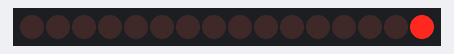
Bench run of a sketch on a simulated Arduino Uno, built with avr-gcc and run on an emulated ATmega328P. On the bench: 16 shift-register outputs drawn as a row of LEDs (first output left, lit = HIGH). Wiring (inferred from the names in the program): 2 × shift register (74HC595): data pin 12; shift clock pin 10; latch pin 11. Wiring (inferred from the signals the program sends): row of LEDs: on Q0, Q1, Q2, Q3, Q4, Q5, Q6, Q7, Q8, Q9, Q10, Q11, Q12, Q13, Q14, Q15.

Above: at 0.15 s.
At 5.06 s:
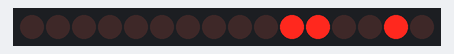
At 10.07 s:
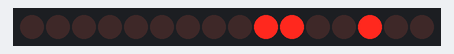
At 19.99 s:
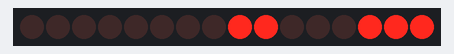
At 29.91 s:
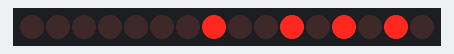
At 39.94 s:
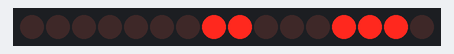
Timing chart, 0 to 40.0 s (numbered marks = the images above):
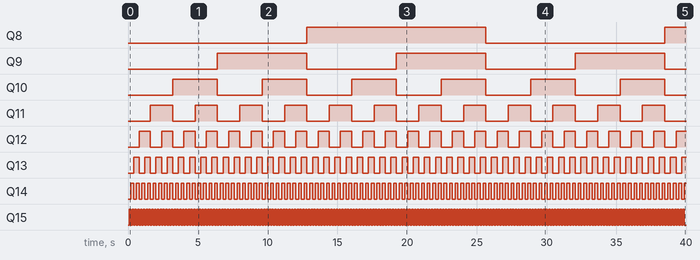

The sketch:

shift-register-test.ino
```cpp
const int DataPin = 12;
const int LatchPin = 11;
const int ShiftPin = 10;

void setup() {
  digitalWrite(DataPin, LOW);
  digitalWrite(LatchPin, LOW);
  digitalWrite(ShiftPin, LOW);

  pinMode(DataPin, OUTPUT);
  pinMode(LatchPin, OUTPUT);
  pinMode(ShiftPin, OUTPUT);

  for (int i=0; i<65536; i++) {
    shiftOut(DataPin, ShiftPin, LSBFIRST, i&0xff);
    shiftOut(DataPin, ShiftPin, LSBFIRST, i>>8);
    digitalWrite(LatchPin, LOW);
    digitalWrite(LatchPin, HIGH);
    digitalWrite(LatchPin, LOW);
    delay(100);
  }
}

void loop() {
}
```

Measured:
- by itself, Q8: LOW → HIGH at 12.8 s, → LOW 12.8 s later, → HIGH 12.8 s later
- by itself, Q9: alternates HIGH for 6.4 s and LOW for 6.4 s
- by itself, Q10: alternates HIGH for 3.2 s and LOW for 3.2 s
- by itself, Q11: alternates HIGH for 1.6 s and LOW for 1.6 s
- by itself, Q12: alternates HIGH for 0.80 s and LOW for 0.80 s
- by itself, Q13: alternates HIGH for 0.40 s and LOW for 0.40 s
- by itself, Q14: alternates HIGH for 0.20 s and LOW for 0.20 s
- by itself, Q15: alternates HIGH for 0.10 s and LOW for 0.10 s
